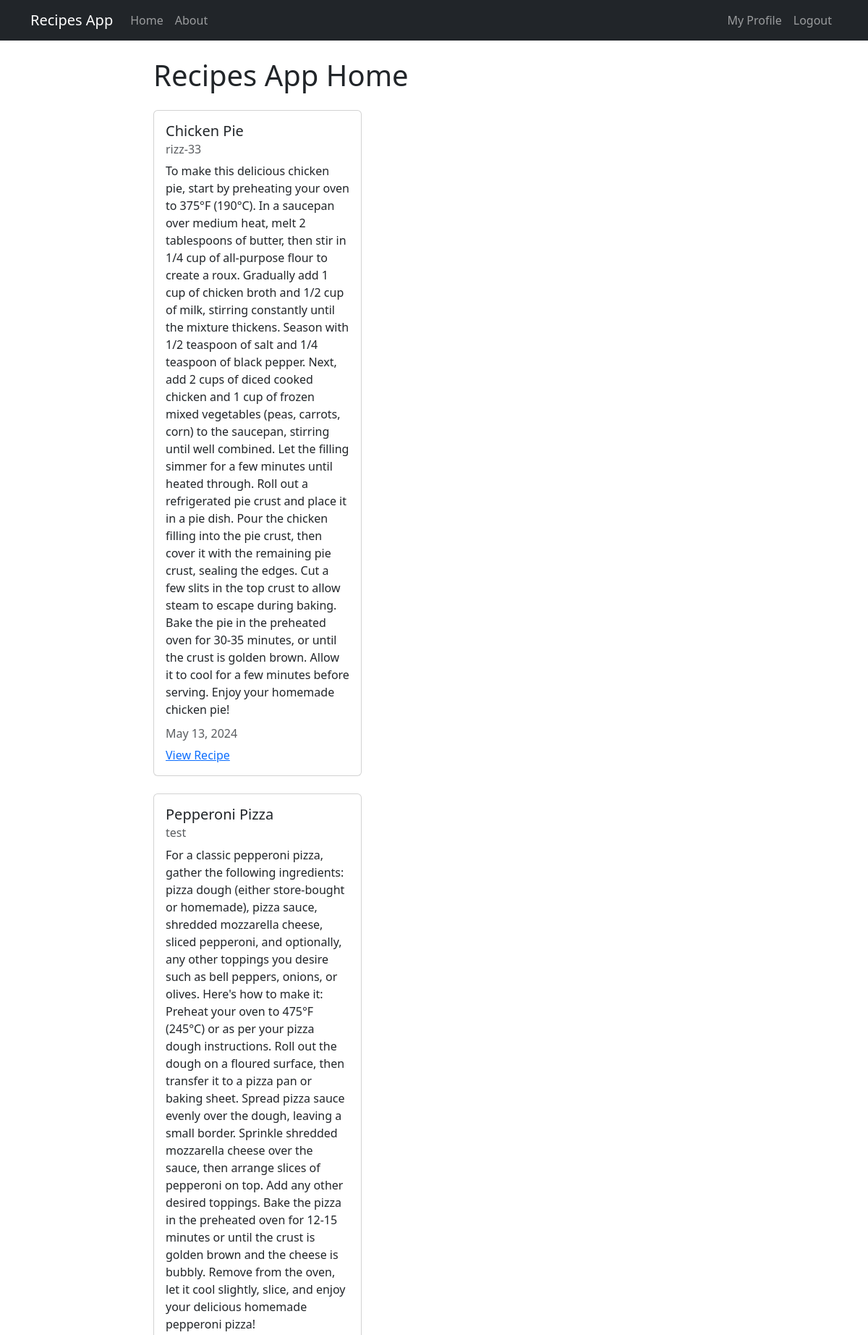
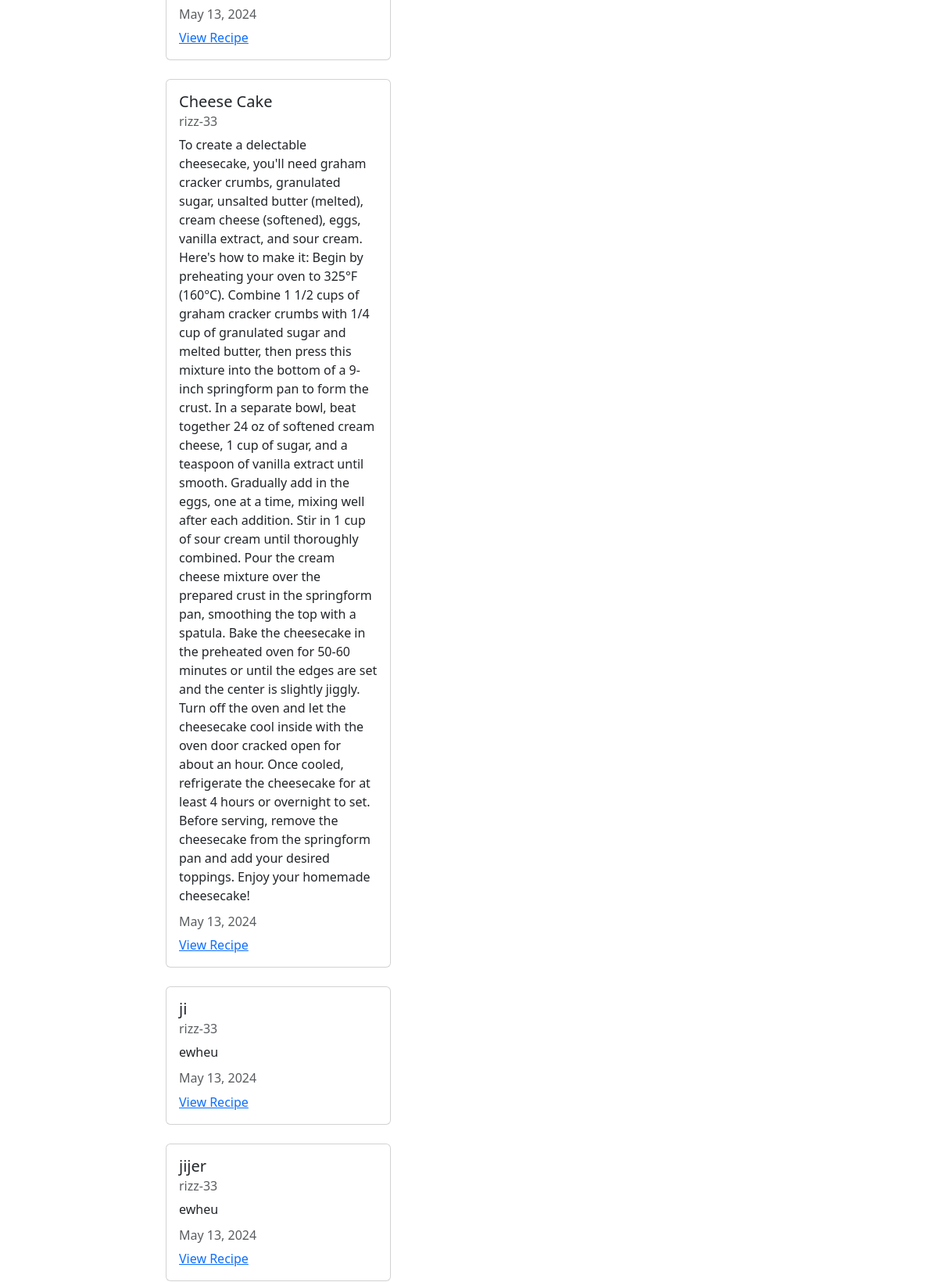
The app's page / (signed in, upper part) with its own data (2 pictures, top to bottom).
### recipes/models.py (models this page shows, shortened)
class Recipe(models.Model):
    title = models.CharField(max_length=100)
    description = models.TextField()
    author = models.ForeignKey(User, on_delete=models.CASCADE)
    created_at = models.DateTimeField(auto_now_add=True)
    updated_at = models.DateTimeField(auto_now=True)

### recipes/views.py (the view)
# urls.py: path('', views.RecipeListView.as_view(), name='recipes-home'),
class RecipeListView(ListView):
    model = models.Recipe
    template_name ='recipes/home.html'
    context_object_name ='recipes'

### recipes/templates/recipes/home.html
{% extends 'recipes/base.html'%}
{% block content %}
<h1>Recipes App Home</h1>
{% for recipe in recipes %}
<div class="card my-4" style="width: 18rem">
  <div class="card-body">
    <h5 class="card-title">{{ recipe.title }}</h5>
    <h6 class="card-subtitle mb-2 text-body-secondary">{{ recipe.author }}</h6>
    <p class="card-text">{{ recipe.description }}</p>
    <h6 class="card-subtitle mb-2 text-body-secondary">
      {{ recipe.updated_at|date:"F d, Y" }}
    </h6>
    <a href="{%url 'recipes-detail' recipe.pk %}" class="card-link"
      >View Recipe</a
    >
  </div>
</div>
{% endfor %} {% endblock content %}

### records on screen
Recipe: title "Chicken Pie", author "rizz-33", description "To make this delicious chicken pie, start by preheating your oven to 375°F (190°C). In a saucepan over medium heat, melt 2 tablespoons of butter, then stir in 1/4 cup of all-purpose flour to create a roux. Gradually add 1 cup of chicken broth and 1/2 cup of milk, stirring constantly until the mixture thickens. Season with 1/2 teaspoon of salt and 1/4 teaspoon of black pepper. Next, add 2 cups of diced cooked chicken and 1 cup of frozen mixed vegetables (peas, carrots, corn) to the saucepan, stirring until well combined. Let the filling simmer for a few minutes until heated through. Roll out a refrigerated pie crust and place it in a pie dish. Pour the chicken filling into the pie crust,…", updated_at "May 13, 2024"
Recipe: title "Pepperoni Pizza", author "test", description "For a classic pepperoni pizza, gather the following ingredients: pizza dough (either store-bought or homemade), pizza sauce, shredded mozzarella cheese, sliced pepperoni, and optionally, any other toppings you desire such as bell peppers, onions, or olives. Here's how to make it: Preheat your oven to 475°F (245°C) or as per your pizza dough instructions. Roll out the dough on a floured surface, then transfer it to a pizza pan or baking sheet. Spread pizza sauce evenly over the dough, leaving a small border. Sprinkle shredded mozzarella cheese over the sauce, then arrange slices of pepperoni on top. Add any other desired toppings. Bake the pizza in the preheated oven for 12-15 minutes or…", updated_at "May 13, 2024"
Recipe: title "Cheese Cake", author "rizz-33", description "To create a delectable cheesecake, you'll need graham cracker crumbs, granulated sugar, unsalted butter (melted), cream cheese (softened), eggs, vanilla extract, and sour cream. Here's how to make it: Begin by preheating your oven to 325°F (160°C). Combine 1 1/2 cups of graham cracker crumbs with 1/4 cup of granulated sugar and melted butter, then press this mixture into the bottom of a 9-inch springform pan to form the crust. In a separate bowl, beat together 24 oz of softened cream cheese, 1 cup of sugar, and a teaspoon of vanilla extract until smooth. Gradually add in the eggs, one at a time, mixing well after each addition. Stir in 1 cup of sour cream until thoroughly combined. Pour the…", updated_at "May 13, 2024"
Recipe: title "ji", author "rizz-33", description "ewheu", updated_at "May 13, 2024"
Recipe: title "jijer", author "rizz-33", description "ewheu", updated_at "May 13, 2024"
